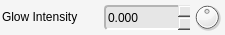
         <widget class="QFrame" name="glowIntensity">
          <property name="minimumSize">
           <size>
            <width>225</width>
            <height>35</height>
           </size>
          </property>
          <property name="maximumSize">
           <size>
            <width>225</width>
            <height>35</height>
           </size>
          </property>
          <property name="styleSheet">
           <string notr="true">background-color: rgb(245, 245, 245);
border-radius: 4px;</string>
          </property>
          <property name="frameShape">
           <enum>QFrame::NoFrame</enum>
          </property>
          <property name="frameShadow">
           <enum>QFrame::Plain</enum>
          </property>
          <property name="lineWidth">
           <number>0</number>
          </property>
          <widget class="QLabel" name="glowIntensity_lbl">
           <property name="geometry">
            <rect>
             <x>2</x>
             <y>2</y>
             <width>100</width>
             <height>30</height>
            </rect>
           </property>
           <property name="sizePolicy">
            <sizepolicy hsizetype="Fixed" vsizetype="Fixed">
             <horstretch>0</horstretch>
             <verstretch>0</verstretch>
            </sizepolicy>
           </property>
           <property name="minimumSize">
            <size>
             <width>100</width>
             <height>30</height>
            </size>
           </property>
           <property name="maximumSize">
            <size>
             <width>100</width>
             <height>30</height>
            </size>
           </property>
           <property name="font">
            <font>
             <weight>50</weight>
             <bold>false</bold>
            </font>
           </property>
           <property name="styleSheet">
            <string notr="true">border-width: 0px;</string>
           </property>
           <property name="text">
            <string>Glow Intensity</string>
           </property>
           <property name="margin">
            <number>1</number>
           </property>
          </widget>
          <widget class="QDoubleSpinBox" name="glowIntensity_value">
           <property name="geometry">
            <rect>
             <x>104</x>
             <y>5</y>
             <width>86</width>
             <height>25</height>
            </rect>
           </property>
           <property name="sizePolicy">
            <sizepolicy hsizetype="Fixed" vsizetype="Fixed">
             <horstretch>0</horstretch>
             <verstretch>0</verstretch>
            </sizepolicy>
           </property>
           <property name="minimumSize">
            <size>
             <width>86</width>
             <height>25</height>
            </size>
           </property>
           <property name="maximumSize">
            <size>
             <width>86</width>
             <height>25</height>
            </size>
           </property>
           <property name="styleSheet">
            <string notr="true">background-color: rgb(230, 230, 230);
border-top-color: rgb(180, 180, 180);
border-left-color: rgb(180, 180, 180);
border-bottom-color: rgb(255, 255, 255);
border-right-color: rgb(255, 255, 255);
border-style: solid;
border-width: 2px;</string>
           </property>
           <property name="frame">
            <bool>false</bool>
           </property>
           <property name="buttonSymbols">
            <enum>QAbstractSpinBox::UpDownArrows</enum>
           </property>
           <property name="decimals">
            <number>3</number>
           </property>
           <property name="minimum">
            <double>-9999.000000000000000</double>
           </property>
           <property name="maximum">
            <double>9999.000000000000000</double>
           </property>
           <property name="singleStep">
            <double>0.050000000000000</double>
           </property>
          </widget>
          <widget class="QDial" name="glowIntensity_dial">
           <property name="geometry">
            <rect>
             <x>192</x>
             <y>2</y>
             <width>30</width>
             <height>30</height>
            </rect>
           </property>
           <property name="sizePolicy">
            <sizepolicy hsizetype="Fixed" vsizetype="Fixed">
             <horstretch>0</horstretch>
             <verstretch>0</verstretch>
            </sizepolicy>
           </property>
           <property name="minimumSize">
            <size>
             <width>30</width>
             <height>30</height>
            </size>
           </property>
           <property name="maximumSize">
            <size>
             <width>30</width>
             <height>30</height>
            </size>
           </property>
           <property name="styleSheet">
            <string notr="true">border-width: 0px;</string>
           </property>
           <property name="minimum">
            <number>-10000</number>
           </property>
           <property name="maximum">
            <number>10000</number>
           </property>
          </widget>
         </widget>
